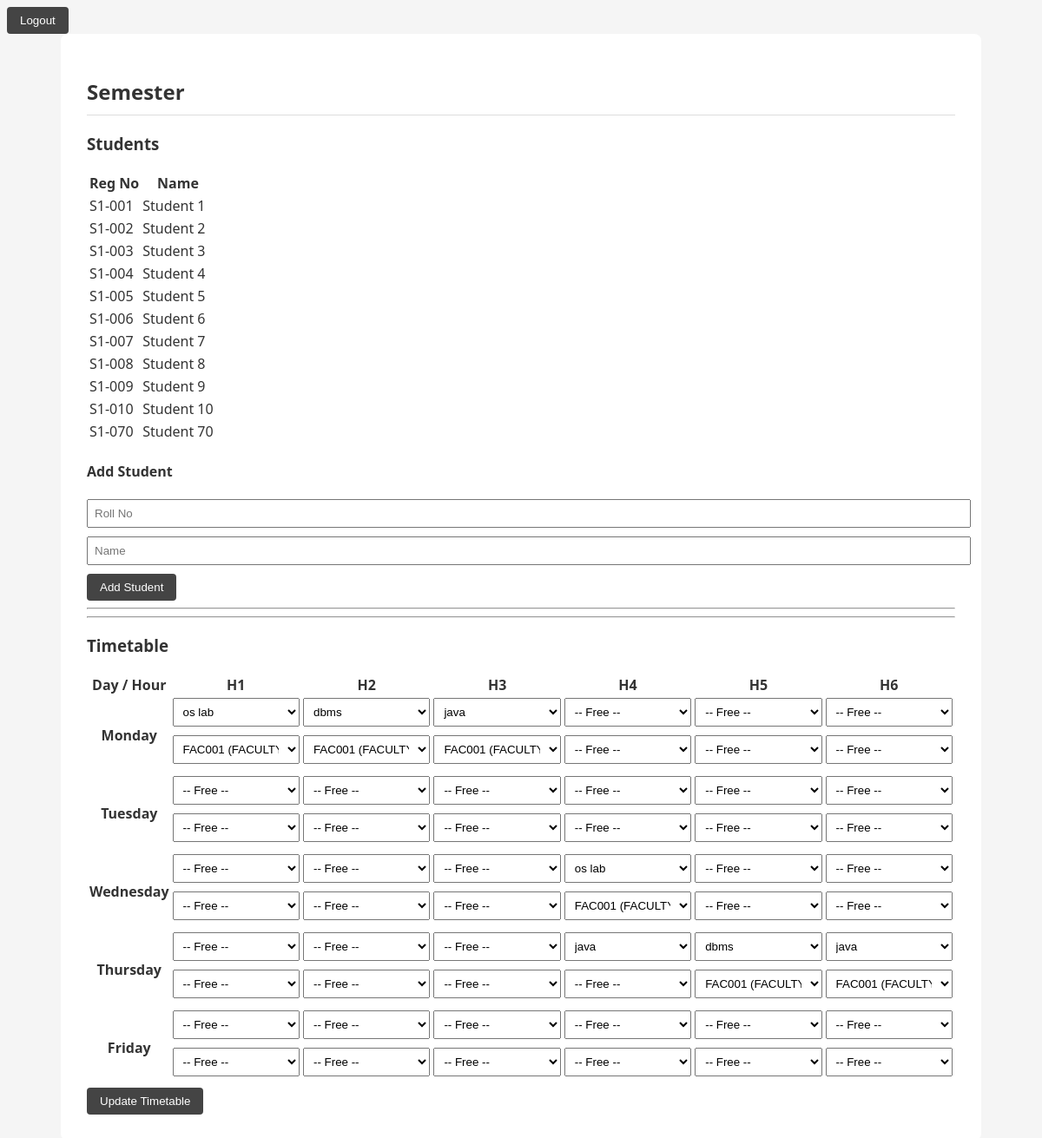
Page /etlab-admin/semester/1/?edit=1 on the committed database.
### core/models.py (models this page shows, shortened)
class Student(models.Model):
    reg_number = models.CharField(
        max_length=20,
        primary_key=True
    )
    name = models.CharField(max_length=100)
    semester = models.ForeignKey(
        Semester,
        on_delete=models.CASCADE
    )

class Timetable(models.Model):
    DAYS = [
        ('Monday', 'Monday'),
        ('Tuesday', 'Tuesday'),
        ('Wednesday', 'Wednesday'),
        ('Thursday', 'Thursday'),
        ('Friday', 'Friday'),
    ]
    semester = models.ForeignKey(Semester, on_delete=models.CASCADE)
    day_of_week = models.CharField(max_length=10, choices=DAYS)
    hour_slot = models.IntegerField()  # 1 to 6
    subject = models.ForeignKey(
        Subject,
        on_delete=models.SET_NULL,
        null=True,
        blank=True
    )
    faculty = models.ForeignKey(
        Faculty,
        on_delete=models.SET_NULL,
        null=True,
        blank=True
    )
    class Meta:
        unique_together = ('semester', 'day_of_week', 'hour_slot')

class Subject(models.Model):
    subject_name = models.CharField(max_length=100)
    def __str__(self):
        return self.subject_name

class Faculty(models.Model):
    ROLE_CHOICES = (
        ("ADMIN", "Admin"),
        ("FACULTY", "Faculty"),
    )
    user = models.OneToOneField(User, on_delete=models.CASCADE)
    faculty_id = models.CharField(max_length=20, unique=True)
    name = models.CharField(max_length=100)
    role = models.CharField(max_length=20, choices=ROLE_CHOICES)
    def __str__(self):
        return f"{self.user.username} ({self.role})"

### core/views.py (the view, shortened to what this page needs)
# urls.py: path('etlab-admin/semester/<int:sem>/', semester_detail, name='semester_detail'),
def semester_detail(request, sem):
    semester = get_object_or_404(Semester, number=sem)
    subjects = Subject.objects.all()
    students = Student.objects.filter(semester=semester)
    faculties = Faculty.objects.all()
    timetable_slots = Timetable.objects.filter(semester=semester)
    timetable_exists = timetable_slots.exists()
    grid = {}
    for day in DAYS:
        grid[day] = []
        for hour in HOURS:
            slot = timetable_slots.filter(
                day_of_week=day,
                hour_slot=hour
            ).first()
            grid[day].append(slot)
    return render(request, 'admin/semester_detail.html', {
        'semester': semester,
        'students': students,
        'faculties': faculties,
        'subjects': subjects,
        'grid': grid,
        'timetable_exists': timetable_exists,
        'hours': HOURS
    })

### templates/admin/semester_detail.html (shortened to what this page needs)
{% load static %}
<!DOCTYPE html>
<html>
<head>
  <link rel="stylesheet" href="{% static 'css/style.css' %}">
</head>
<body>
<form method="post" action="{% url 'logout' %}">
    <button type="submit" class="logout-btn">
        Logout
    </button>
</form>
<div class="container">
  <h2>Semester {{ sem }}</h2>
  <h3>Students</h3>
  {% if students %}
  <table>
    <tr>
      <th>Reg No</th>
      <th>Name</th>
    </tr>
    {% for s in students %}
    <tr>
      <td>{{ s.reg_number }}</td>
      <td>{{ s.name }}</td>
    </tr>
    {% endfor %}
  </table>
  {% else %}
    <p>No students added yet.</p>
  {% endif %}
  <h4>Add Student</h4>
  <form method="post">
    <input name="roll" placeholder="Roll No" required>
    <input name="name" placeholder="Name" required>
    <button name="add_student">Add Student</button>
  </form>
  <hr>
  <hr>
<h3>Timetable</h3>
{% if timetable_exists and not request.GET.edit %}
  <table>
    <tr>
      <th>Day / Hour</th>
      {% for h in hours %}
        <th>H{{ h }}</th>
      {% endfor %}
    </tr>
    {% for day, slots in grid.items %}
    <tr>
      <th>{{ day }}</th>
      {% for slot in slots %}
        <td>
          {% if slot %}
            {{ slot.subject }}<br>
            <small>{{ slot.faculty }}</small>
          {% else %}
            -
          {% endif %}
        </td>
      {% endfor %}
    </tr>
    {% endfor %}
  </table>
  <a href="?edit=1">
    <button>Edit Timetable</button>
  </a>
{% else %}
  <form method="post">
    <table>
      <tr>
        <th>Day / Hour</th>
        {% for h in hours %}
          <th>H{{ h }}</th>
        {% endfor %}
      </tr>
      {% for day, slots in grid.items %}
      <tr>
        <th>{{ day }}</th>
        {% for slot in slots %}
          <td>
            {% if slot %}
              <select name="{{ day }}_{{ forloop.counter }}_subject">
            {% for s in subjects %}
              <option value="{{ s.id }}"
                {% if slot and slot.subject_id == s.id %}selected{% endif %}
              >
                {{ s }}
              </option>
            {% endfor %}
          </select>
            {% else %}
              <select name="{{ day }}_{{ forloop.counter }}_subject">
            <option value="">-- Free --</option>
          </select>
            {% endif %}
          <select name="{{ day }}_{{ forloop.counter }}_faculty">
            <option value="">-- Free --</option>
            {% for f in faculties %}
              <option value="{{ f.id }}"
                {% if slot and slot.faculty_id == f.id %}selected{% endif %}
              >
                {{ f }}
              </option>
            {% endfor %}
          </select>
        </td>
        {% endfor %}
      </tr>
      {% endfor %}
    </table>
    <button name="save_timetable">
      {% if timetable_exists %}Update Timetable{% else %}Save Timetable{% endif %}
    </button>
  </form>
{% endif %}

### static/css/style.css (style rules this page uses)
body { font-family: 'Segoe UI', sans-serif; background: #f5f5f5; color: #333; }
.container { width: 1000px; max-width: 95%; margin: auto; background: white; padding: 30px; border-radius: 8px; }
h2 { border-bottom: 1px solid #ddd; padding-bottom: 10px; }
button { background: #444; color: white; border: none; padding: 8px 15px; border-radius: 4px; cursor: pointer; }
input, select { padding: 7px; width: 100%; margin-bottom: 10px; }

### rows in the picture
Student: reg_number "S1-001", name "Student 1"
Student: reg_number "S1-002", name "Student 2"
Student: reg_number "S1-003", name "Student 3"
Student: reg_number "S1-004", name "Student 4"
Student: reg_number "S1-005", name "Student 5"
Student: reg_number "S1-006", name "Student 6"
Student: reg_number "S1-007", name "Student 7"
Student: reg_number "S1-008", name "Student 8"
Student: reg_number "S1-009", name "Student 9"
Student: reg_number "S1-010", name "Student 10"
Student: reg_number "S1-070", name "Student 70"
Timetable: day_of_week "Monday", subject.subject_name "os lab", faculty.role "FAC001 (FACULTY)"
Timetable: subject.subject_name "dbms", faculty.role "FAC001 (FACULTY)"
Timetable: subject.subject_name "java", faculty.role "FAC001 (FACULTY)"
Timetable: day_of_week "Wednesday", subject.subject_name "os lab", faculty.role "FAC001 (FACULTY)"
Timetable: day_of_week "Thursday", subject.subject_name "java"
Timetable: subject.subject_name "dbms", faculty.role "FAC001 (FACULTY)"
Timetable: subject.subject_name "java", faculty.role "FAC001 (FACULTY)"

### other values in the picture
{{ h }} "1" "2" "3" "4" "5" "6"
{{ day }} "Tuesday" "Friday"
